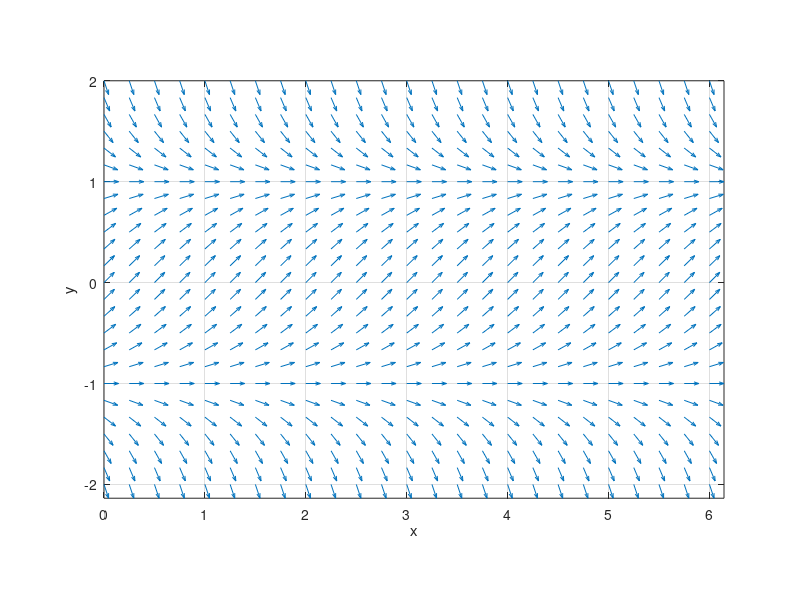

MATLAB code for this plot:

% MATLAB initialisieren:
clear all; clc; format compact; format short g;

% Paramter:
    x_0=0; % erster X Wert
    x_E=6; % letzter X Wert
    y_0=-2; % erster Y Wert
    y_E=2; % letzter Y Wert
    N_x=25; % anzahl Werte, die generiert werden in X
    N_y=25; % anzahl Werte, die generiert werden in Y
    fig=1; % Figur 1
    scale=0.5; % Skalierung
    
% Funktionen:
f=@(x,y)1.-y.^2; % hier die Funktion aendern
v=@(x,y){1./sqrt(1+f(x,y).^2);f(x,y)./sqrt(1+f(x,y).^2)};

% Daten:
x_data=linspace(x_0,x_E,N_x);
y_data=linspace(y_0,y_E,N_y);
[x_grid,y_grid]=meshgrid(x_data,y_data);
v_grid=v(x_grid,y_grid);

% Plot:
figure(fig);
quiver(x_grid,y_grid,v_grid{1},v_grid{2},scale);
xlabel('x'); ylabel('y');
grid on;
axis('image');
                  